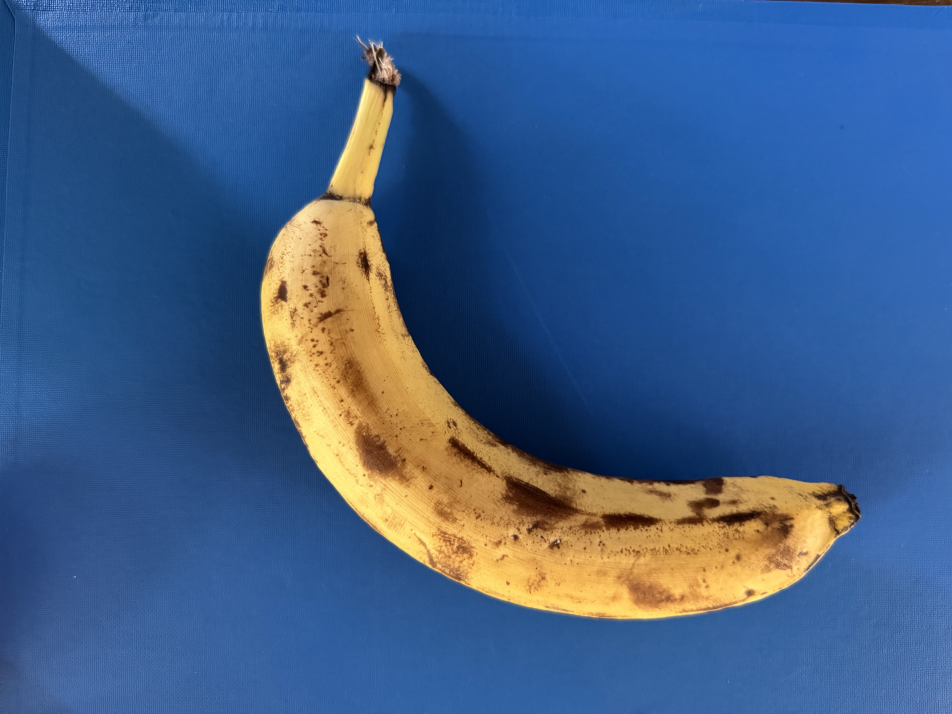
#> input picture dataset/img/img_originales/banana/banana1.jpg, 5712 x 4284 px, found by its file name (shown at 1/6 size); its folder holds 4 pictures in this run
$ python caracteristicas_img.py
#> lines starting #> are read from the running program, lines starting #| are printed output that depends on the picture; after the words box and inside, x2 and y2 are one past the last pixel; in counts of white or black regions, pixels touching at a corner belong together
import cv2
import os
import numpy as np
from collections import Counter
import pandas as pd
import matplotlib.pyplot as plt
from mpl_toolkits.mplot3d import Axes3D
from sklearn.decomposition import PCA
from sklearn.feature_selection import SelectKBest, f_classif

# ------------------------------------ Funciones ------------------------------------

def eliminar_fondo_azul(image):
    # Aplicar desenfoque gaussiano
    image = cv2.GaussianBlur(image, (5, 5), 0)

    # Convertir la imagen a espacio de color HSV
    hsv_image = cv2.cvtColor(image, cv2.COLOR_BGR2HSV)

    # Definir el rango de color azul en HSV
    lower_blue = np.array([90, 10, 0])      # Incluye tonos muy oscuros y poco saturados (para considerar sombras)
    upper_blue = np.array([130, 255, 255])  # Máximo del rango azul

    # Crear la máscara para eliminar el color azul
    mask = cv2.inRange(hsv_image, lower_blue, upper_blue)

    # Invertir la máscara para obtener el área que NO es azul
    mask_inv = cv2.bitwise_not(mask)

    # Aplicar la máscara para eliminar el fondo azul
    image_sin_fondo = cv2.bitwise_and(image, image, mask=mask_inv)

    return image_sin_fondo, mask_inv

def eliminar_fondo_blanco(image):
    # Aplicar desenfoque gaussiano
    image = cv2.GaussianBlur(image, (5, 5), 0)

    # Convertir la imagen a espacio de color HSV
    hsv_image = cv2.cvtColor(image, cv2.COLOR_BGR2HSV)

    # Definir el rango de color blanco en HSV
    lower_white = np.array([0, 0, 200])      # Límite inferior del blanco
    upper_white = np.array([180, 30, 255])   # Límite superior del blanco

    # Crear la máscara para eliminar el color blanco
    mask = cv2.inRange(hsv_image, lower_white, upper_white)

    # Invertir la máscara para obtener el área que NO es blanco
    mask_inv = cv2.bitwise_not(mask)

    # Aplicar la máscara para eliminar el fondo blanco
    image_sin_fondo = cv2.bitwise_and(image, image, mask=mask_inv)

    return image_sin_fondo, mask_inv

def detectar_color_fondo(image):
    # Convertir la imagen a espacio de color HSV
    hsv_image = cv2.cvtColor(image, cv2.COLOR_BGR2HSV)

    # Definir los rangos de color para azul y blanco
    lower_blue = np.array([90, 10, 0])
    upper_blue = np.array([130, 255, 255])
    lower_white = np.array([0, 0, 200])
    upper_white = np.array([180, 30, 255])

    # Crear máscaras para azul y blanco
    mask_blue = cv2.inRange(hsv_image, lower_blue, upper_blue)
    mask_white = cv2.inRange(hsv_image, lower_white, upper_white)

    # Contar los píxeles en cada máscara
    count_blue = np.sum(mask_blue)
    count_white = np.sum(mask_white)

    # Determinar el color predominante del fondo
    if count_blue > count_white:
        return 'blue'
    else:
        return 'white'

def procesar_imagen_y_extraer_caracteristicas(image_path):
    # Cargar la imagen
    image = cv2.imread(image_path)
#> image is the input picture: shape (4284, 5712, 3); mean B, G, R 135.5, 94.5, 65.1
    if image is None:
        print("Error: No se pudo cargar la imagen.")
        return None

    # Obtener dimensiones originales de la imagen
    height, width = image.shape[:2]
#> height = 4284; width = 5712

    # Redimensionar la imagen dividiendo las dimensiones originales por el factor de escala (4)
    if height < 500 or width < 500:
        new_size = (width, height)
    else:
        new_size = (width // 5, height // 5)
#> new_size = (1142, 856)

    image = cv2.resize(image, new_size)
#> image: shape (856, 1142, 3)

    # Detectar el color del fondo
    color_fondo = detectar_color_fondo(image)
#> in detectar_color_fondo, `hsv_image = cv2.cvtColor(image, cv2.COLOR_BGR2HSV)`: hsv_image: shape (856, 1142, 3); mean H, S, V 93.9, 180.2, 153.1
#> in detectar_color_fondo, `mask_blue = cv2.inRange(hsv_image, lower_blue, upper_blue)`:
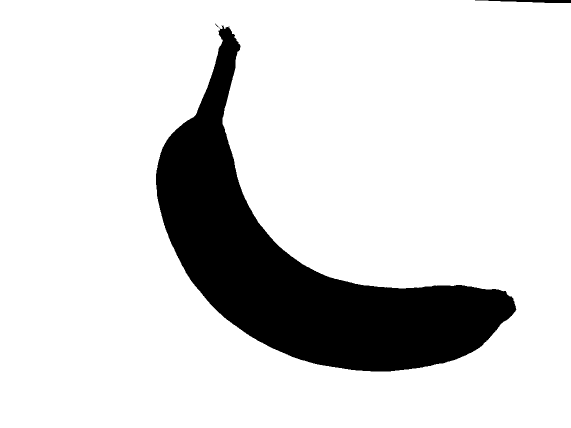
#> mask_blue: shape (856, 1142) (shown at 1/2 size); 84.6% white; 2 black regions, box (x1, y1, x2, y2) and area: (312, 47, 1033, 743) 149407, (950, 0, 1142, 6) 737
#> in detectar_color_fondo, `mask_white = cv2.inRange(hsv_image, lower_white, upper_white)`:
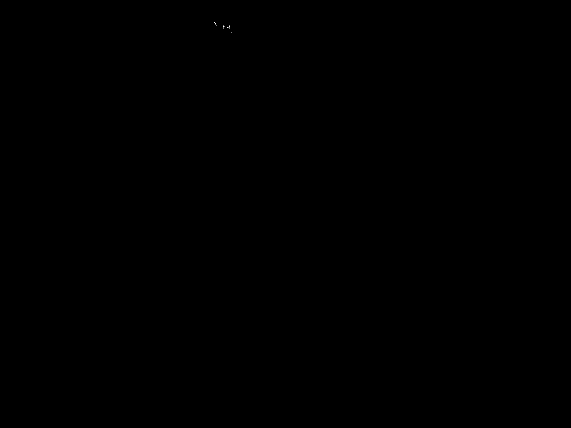
#> mask_white: shape (856, 1142) (shown at 1/2 size); 0% white in thin lines or dots, all inside (x1, y1, x2, y2) = (429, 44, 464, 65)
#> in detectar_color_fondo, `count_blue = np.sum(mask_blue)`: count_blue = 210989040
#> in detectar_color_fondo, `count_white = np.sum(mask_white)`: count_white = 5610
#> color_fondo = 'blue'

    # Eliminar el fondo adecuado
    if color_fondo == 'blue':
        image_sin_fondo, mask = eliminar_fondo_azul(image)
#> in eliminar_fondo_azul, `hsv_image = cv2.cvtColor(image, cv2.COLOR_BGR2HSV)`: hsv_image: shape (856, 1142, 3); mean H, S, V 93.8, 179.7, 153
#> in eliminar_fondo_azul, `mask = cv2.inRange(hsv_image, lower_blue, upper_blue)`: mask: shape (856, 1142); 84.6% white; 2 black regions, box (x1, y1, x2, y2) and area: (312, 52, 1032, 743) 149719, (977, 0, 1142, 6) 647
#> in eliminar_fondo_azul, `mask_inv = cv2.bitwise_not(mask)`:
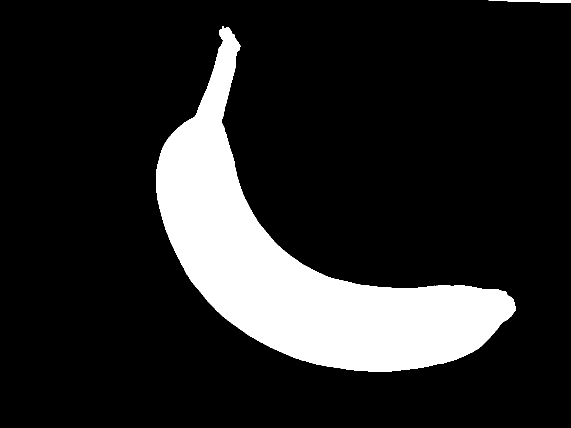
#> mask_inv: shape (856, 1142) (shown at 1/2 size); 15.4% white; 2 white regions
#> in eliminar_fondo_azul, `image_sin_fondo = cv2.bitwise_and(image, image, mask=mask_inv)`:
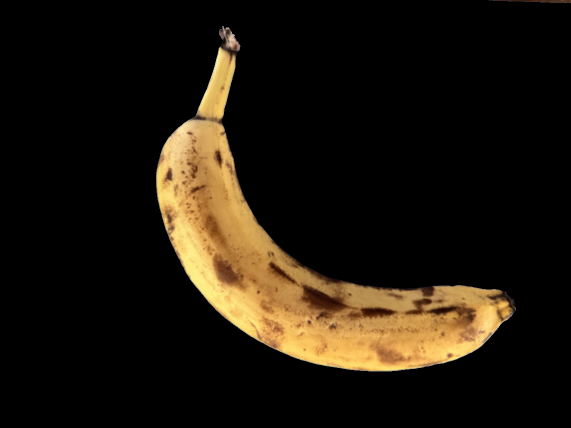
#> image_sin_fondo: shape (856, 1142, 3) (shown at 1/2 size); mean of channels 0, 1, 2 12.6, 23.1, 30.3; drawn as B, G, R
    else:
        image_sin_fondo, mask = eliminar_fondo_blanco(image)

    # Convertir la imagen enmascarada a HSV
    hsv_image = cv2.cvtColor(image_sin_fondo, cv2.COLOR_BGR2HSV)
#> hsv_image: shape (856, 1142, 3); mean H, S, V 2.8, 23.2, 30.3

    # Extraer los píxeles correspondientes a la fruta
    pixels = hsv_image.reshape(-1, 3)
    pixels = pixels[mask.flatten() != 0]            # Eliminar los píxeles del fondo

    if len(pixels) == 0:
        print("No se encontraron píxeles de la fruta.")
        return None

    # Extraer los valores de tono (hue) de los píxeles
    hues = pixels[:, 0]

    # Calcular el tono más frecuente (color predominante)
    hue_counts = Counter(hues)
#> hue_counts = 138 items
    hue_predominante = hue_counts.most_common(1)[0][0]
#> hue_predominante = 17

    # Encontrar los contornos de la fruta
    contours, _ = cv2.findContours(mask, cv2.RETR_EXTERNAL, cv2.CHAIN_APPROX_SIMPLE)
#> contours = 2 contours; box (x1, y1, x2, y2) and area: (312, 52, 1032, 743) 148648, (977, 0, 1142, 6) 480

    if len(contours) == 0:
        print("No se encontró contorno.")
        return None

    # Suponer que el contorno más grande es la fruta
    contorno_mayor = max(contours, key=cv2.contourArea)
#> contorno_mayor = contour of 1045 points, box (x1, y1, x2, y2) (312, 52, 1032, 743), area 148648

    # Calcular el área y el perímetro del contorno
    area = cv2.contourArea(contorno_mayor)
#> area = 148647.5
    perimetro = cv2.arcLength(contorno_mayor, True)
#> perimetro = 2471.1

    if perimetro == 0:
        print("El perímetro es cero, no se puede calcular la circularidad.")
        return None

    # Calcular la circularidad
    circularidad = (4 * np.pi * area) / (perimetro ** 2)
#> circularidad = 0.306

    # Calcular la relación de aspecto (aspect ratio)
    x, y, w, h = cv2.boundingRect(contorno_mayor)   # Rectángulo delimitador
#> x = 312; y = 52; w = 720; h = 691
    relacion_aspecto = float(w) / h                 # Ancho / Alto
#> relacion_aspecto = 1.04

    # Calcular el centroide del contorno
    M = cv2.moments(contorno_mayor)
#> M = moments, m00 148647.5, centre m10/m00, m01/m00 = (596.8, 533.1)
    if M["m00"] != 0:
        cX = int(M["m10"] / M["m00"])
#> cX = 596
        cY = int(M["m01"] / M["m00"])
#> cY = 533
    else:
        cX, cY = 0, 0

    # Definir el tamaño del cuadrado
    lado = 16
    half_lado = lado // 2

    # Definir las coordenadas del cuadrado alrededor del centroide
    x_start = max(cX - half_lado, 0)
#> x_start = 588
    y_start = max(cY - half_lado, 0)
#> y_start = 525
    x_end = min(cX + half_lado, image_sin_fondo.shape[1])
#> x_end = 604
    y_end = min(cY + half_lado, image_sin_fondo.shape[0])
#> y_end = 541

    # Asegurarse de que el cuadrado esté dentro del contorno
    if x_end - x_start < lado:
        if x_start == 0:
            x_end = x_start + lado
        else:
            x_start = x_end - lado

    if y_end - y_start < lado:
        if y_start == 0:
            y_end = y_start + lado
        else:
            y_start = y_end - lado

    # Extraer los píxeles dentro del cuadrado
    cuadrado = image_sin_fondo[y_start:y_end, x_start:x_end]

    # Calcular el color RGB promedio
    rgb_promedio = np.mean(cuadrado, axis=(0, 1))
#> rgb_promedio = [44.29, 83.66, 119.9]

    # Calcular los momentos de Hu
    momentos = cv2.moments(contorno_mayor)
#> momentos has the same summary as M
    momentos_hu = cv2.HuMoments(momentos).flatten()
#> momentos_hu = [0.398, 0.0777, 0.0247, 0.00397, -3.7e-05, -0.0011, -1.33e-05]

    # Tomar el logaritmo de los momentos de Hu
    momentos_hu = -np.sign(momentos_hu) * np.log10(np.abs(momentos_hu) + 1e-10)
#> momentos_hu = [0.401, 1.11, 1.61, 2.4, -4.43, -2.96, -4.88]

    # [8 lines of commented-out code are left out]
    return [rgb_promedio[2], rgb_promedio[1], rgb_promedio[0], circularidad, relacion_aspecto, hue_predominante] + momentos_hu.tolist()

# -----------------------------------------------------------------------------------

# Extracción de caracteristicas -----------------------------------------------------

# Ruta base de las imágenes
base_path = '/Users/martinarobyculasso/Desktop/blue_img'

# Etiquetas
labels = ['banana', 'manzana', 'naranja', 'pera']

X = []
y = []
all_feature_labels = []

# Recorrer las carpetas y procesar imágenes
for label_index, label in enumerate(labels):
    folder_path = os.path.join(base_path, label)

    # Verificar si el directorio existe
    if not os.path.isdir(folder_path):
        print(f"Directorio no encontrado: {folder_path}")
        continue

    # Listar archivos en el directorio de la fruta correspondiente
    for filename in os.listdir(folder_path):
        # Ignorar archivos que comiencen con '.'
        if filename.startswith('.'):
            continue

        # Construir la ruta completa de la imagen
        image_path = os.path.join(folder_path, filename)
        print(f"\nProcesando imagen: {image_path}")

        # Procesar la imagen y extraer características
        caracteristicas = procesar_imagen_y_extraer_caracteristicas(image_path)
#> caracteristicas = [119.9, 83.66, 44.29, 0.306, 1.04, 17, 0.401, 1.11, 1.61, 2.4, -4.43, -2.96, -4.88]

        if caracteristicas is not None:
            # Almacenar características junto con la etiqueta
            X.append(caracteristicas)
            y.append(label_index)
            if not all_feature_labels:
                all_feature_labels = ['rgb1', 'rgb2', 'rgb3', 'circularidad', 'relacion_aspecto', 'hue_predominante', 'hu1', 'hu2', 'hu3', 'hu4', 'hu5', 'hu6', 'hu7']

# Convertir a arrays de Numpy
X = np.array(X)
y = np.array(y)

# Mostrar las formas de los arrays
print(X.shape)
#| (4, 13)
print(y.shape)
#| (4,)

# -----------------------------------------------------------------------------------

# Selección de caracteristicas ------------------------------------------------------

# Escalar las características (min-max)
min_values = np.min(X, axis=0)
max_values = np.max(X, axis=0)
X_scaled = (X - min_values) / (max_values - min_values + 1e-10)

columnas = X_scaled.shape[1]
#> columnas = 13
data = np.zeros((5, columnas))

# Agrupar los índices por clase
indices_banana = np.where(y == 0)[0]
indices_manzana = np.where(y == 1)[0]
indices_naranja = np.where(y == 2)[0]
indices_pera = np.where(y == 3)[0]

# Calcular la varianza general y por clase
for i in range(columnas):
    var_columna = np.var(X_scaled[:, i])
    var_banana = np.var(X_scaled[indices_banana, i])
    var_manzana = np.var(X_scaled[indices_manzana, i])
    var_naranja = np.var(X_scaled[indices_naranja, i])
    var_pera = np.var(X_scaled[indices_pera, i])
    data[0, i] = var_columna
    data[1, i] = var_banana
    data[2, i] = var_manzana
    data[3, i] = var_naranja
    data[4, i] = var_pera

# Calcular la relación entre la varianza general y la varianza por clase
relacion_varianza = np.zeros(columnas)
#> relacion_varianza = [0, 0, 0, 0, 0, 0, 0, 0, 0, 0, 0, 0, 0]
for i in range(columnas):
    var_general = data[0, i]
    var_clases = np.mean(data[1:, i])
    relacion_varianza[i] = var_general / (var_clases + 1e-10)

# Asignar puntuaciones basadas en la relación de varianza
puntuaciones = np.zeros((2, columnas))
for i in range(columnas):
    puntuaciones[0, i] = i
    puntuaciones[1, i] = relacion_varianza[i]

# Ordenar las características de mayor a menor puntuación
puntuaciones = puntuaciones[:, puntuaciones[1, :].argsort()[::-1]]

# Seleccionar las n características con mayor puntuación
n = 5
X_selected = X_scaled[:, puntuaciones[0, 0:n].astype(int)]

# Obtener los indices de las características con mayor puntuación
selected_indices = puntuaciones[0, 0:n].astype(int)
selected_features = [all_feature_labels[i] for i in selected_indices]
print(f'Índices de características seleccionadas: {selected_indices}')
print(f'Características seleccionadas: {selected_features}')

# Obtener los valores maximos y minimos de las características seleccionadas
max_values = max_values[selected_indices]
min_values = min_values[selected_indices]

# -----------------------------------------------------------------------------------

# Visualización - PCA ---------------------------------------------------------------

# Crear un objeto PCA con 2 componentes
pca = PCA(n_components=2)

# Aplicar PCA a las características seleccionadas
X_pca = pca.fit_transform(X_selected)

# Plot 2D de las características seleccionadas
plt.figure(figsize=(8, 6))
plt.scatter(X_pca[y == 0, 0], X_pca[y == 0, 1], c='yellow', label='Banana')
plt.scatter(X_pca[y == 1, 0], X_pca[y == 1, 1], c='red', label='Manzana')
plt.scatter(X_pca[y == 2, 0], X_pca[y == 2, 1], c='orange', label='Naranja')
plt.scatter(X_pca[y == 3, 0], X_pca[y == 3, 1], c='green', label='Pera')
plt.xlabel('Componente principal 1')
plt.ylabel('Componente principal 2')
plt.title('Características de Imagen - PCA 2D')
plt.legend(loc='upper right')
plt.grid(True)
plt.show()
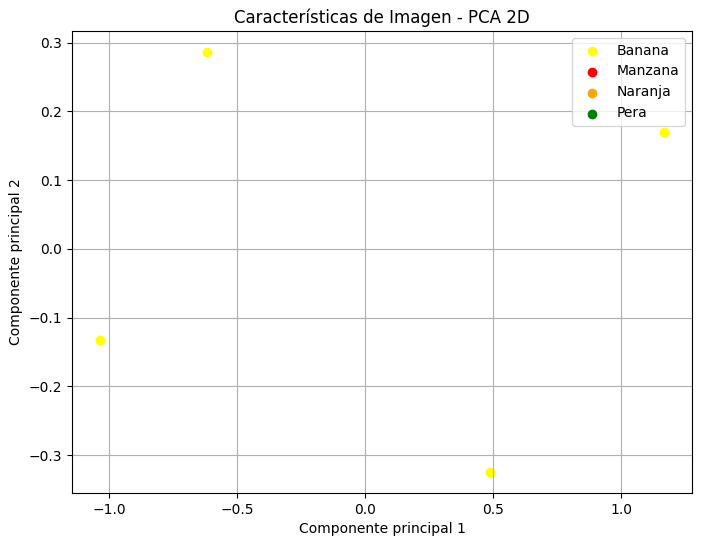
#> figure drawn by matplotlib, 1 panel

# -----------------------------------------------------------------------------------

# Exportar las características seleccionadas ----------------------------------------

# save_path = '/Users/martinarobyculasso/Desktop/V3_Trabajo_Final_IA1/dataset/img/img_features'

# # Guardar las características seleccionadas
# np.save(os.path.join(save_path, 'X.npy'), X_selected)
# np.save(os.path.join(save_path, 'y.npy'), y)
# # np.save(os.path.join(save_path, "selected_indices.npy"), selected_indices)
# np.save(os.path.join(save_path, 'max_values.npy'), max_values)
# np.save(os.path.join(save_path, 'min_values.npy'), min_values)

# -----------------------------------------------------------------------------------
